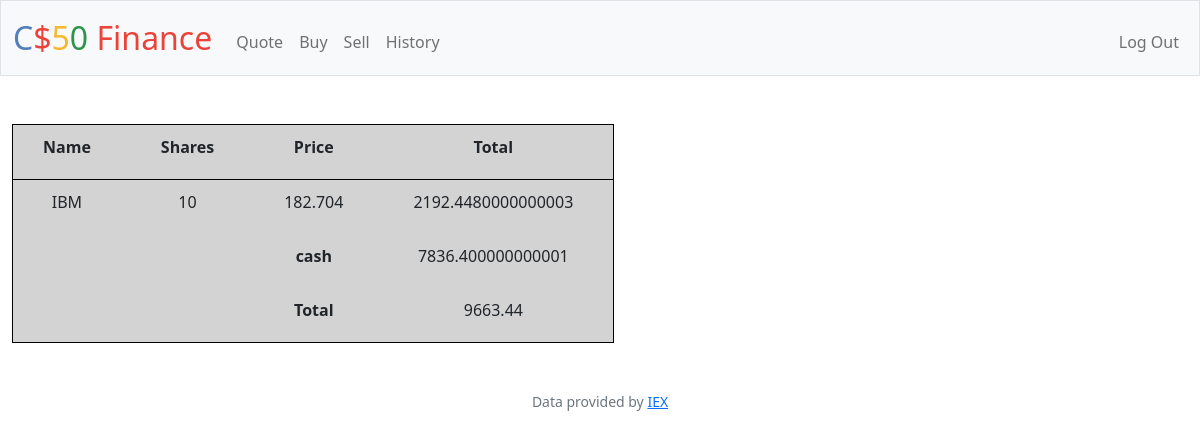
The page / (signed in) on the database its author committed.
### tables this page shows
CREATE TABLE "portfolio" ("username" TEXT, "stock" TEXT, "no_of_shares" INT, "price" FLOAT, "total" FLOAT);

CREATE TABLE users (id INTEGER PRIMARY KEY AUTOINCREMENT NOT NULL, username TEXT NOT NULL, hash TEXT NOT NULL, cash NUMERIC NOT NULL DEFAULT 10000.00);

### app.py (the view)
@app.route("/")
@login_required
def index():
    portfolio_cash = db.execute("SELECT * FROM users WHERE id = ?", session["user_id"])[0]["cash"]
    stock_index = db.execute("SELECT stock,no_of_shares,price,P.total,cash FROM users U,portfolio P WHERE U.username = P.username ")
    final_cash  = portfolio_cash
    for i in range(len(stock_index)) :
        final_cash += stock_index[i]["no_of_shares"] * stock_index[i]["price"]
    return render_template("index.html", portfolio = stock_index,cash = portfolio_cash,grand_total = final_cash)

### app.py (called while the page is built)
@app.after_request
def after_request(response):
    response.headers["Cache-Control"] = "no-cache, no-store, must-revalidate"
    response.headers["Expires"] = 0
    response.headers["Pragma"] = "no-cache"
    return response

### helpers.py (called while the page is built)
def login_required(f):
    @wraps(f)
    def decorated_function(*args, **kwargs):
        if session.get("user_id") is None:
            return redirect("/login")
        return f(*args, **kwargs)
    return decorated_function

### templates/index.html (shortened to what this page needs)
{% extends "layout.html" %}
{% block main %}
    <table>
        <thead>
            <tr>
                <th scope="col">Name</th>
                <th scope="col">Shares</th>
                <th scope="col">Price</th>
                <th scope="col">Total</th>
            </tr>
        </thead>
        <tbody>
            {% for row in portfolio %}
            <tr>
                <td>{{ row["stock"] }} </td>
                <td>{{ row["no_of_shares"] }}</td>
                <td>{{ row["price"] }}</td>
                <td>{{ row["total"] }}</td>
            </tr>
                {% endfor %}
            <tr>
                <td></td>
                <td></td>
                <td style = "font-weight: bold">cash</td>
                <td>{{ cash }}</td>
            </tr>
            <tr>
                <td></td>
                <td></td>
                <td style = "font-weight: bold">Total</td>
                <td>{{ grand_total }}</td>
            </tr>
        </tbody>
    </table>
{% endblock %}

### static/styles.css (style rules this page uses)
th,td,tr { padding-top: 10px; padding-bottom: 20px; padding-left: 30px; padding-right: 40px; border-spacing: 50px; background-color: lightgrey; }
th { font-weight: bold; }
table,thead { border: 1px solid black; }

### rows shown on the page
portfolio: stock "IBM", no_of_shares "10", price "182.704", total "2192.4480000000003"
users: cash "7836.400000000001"

### other values the page prints
{{ grand_total }} "9663.44"
